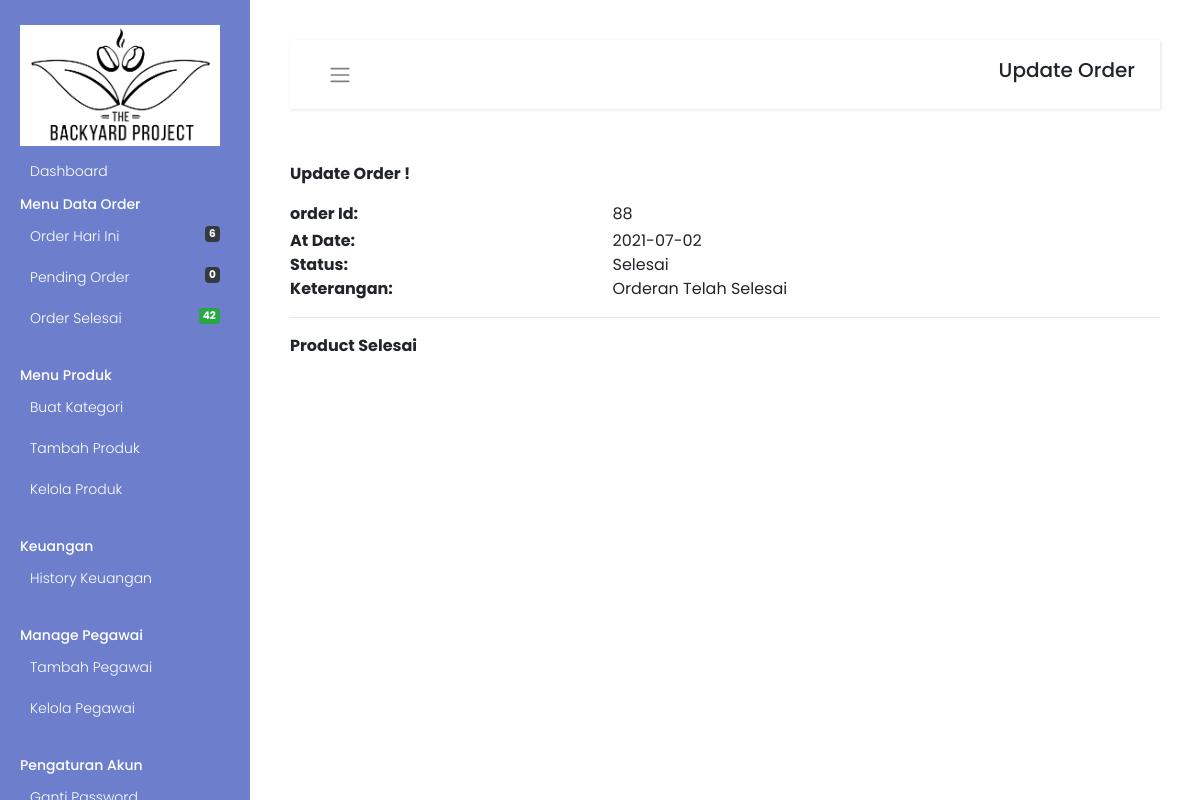
The app's page /admin/updateorder.php?oid=88 (signed in) with its own data.
### tables this page shows
CREATE TABLE `orderhistory` (
  `id` int(11) NOT NULL,
  `orderId` int(11) NOT NULL,
  `status` varchar(255) DEFAULT NULL,
  `keterangan` varchar(255) DEFAULT NULL,
  `postingDate` date NOT NULL DEFAULT current_timestamp(),
  `totalBelanja` int(11) NOT NULL
);

### admin/updateorder.php (the view, shortened to what this page needs)
<?php
include_once 'include/config.php';
if (strlen($_SESSION['alogin']) == 0) {
    header('location:index.php');
} else {
    $oid = intval($_GET['oid']);
?>
    <?php include 'head.php' ?>
    <?php include 'sidebar.php' ?>
    <div id="content">
        <nav class="navbar navbar-expand-lg navbar-light bg-white">
            <div class="container-fluid">
                <button type="button" id="sidebarCollapse" class="btn btn-link">
                    <i class="navbar-toggler-icon"></i>
                </button>
                <h5>Update Order</h5>
            </div>
        </nav>
        <form name="updateticket" id="updateticket" method="post">
            <table width="100%" border="0" cellspacing="0" cellpadding="0">
                <tr height="50">
                    <td colspan="2" class="fontkink2" style="padding-left:0px;">
                        <div class="fontpink2"> <b>Update Order !</b></div>
                    </td>
                </tr>
                <tr height="30">
                    <td class="fontkink1"><b>order Id:</b></td>
                    <td class="fontkink"><?php echo $oid; ?></td>
                </tr>
                <?php
                $ret = mysqli_query($con, "SELECT * FROM orderhistory WHERE orderId='$oid'");
                while ($row = mysqli_fetch_array($ret)) {
                ?>
                    <tr height="20">
                        <td class="fontkink1"><b>At Date:</b></td>
                        <td class="fontkink"><?php echo $row['postingDate']; ?></td>
                    </tr>
                    <tr height="20">
                        <td class="fontkink1"><b>Status:</b></td>
                        <td class="fontkink"><?php echo $row['status']; ?></td>
                    </tr>
                    <tr height="20">
                        <td class="fontkink1"><b>Keterangan:</b></td>
                        <td class="fontkink"><?php echo $row['keterangan']; ?></td>
                    </tr>
                    <tr>
                        <td colspan="2">
                            <hr />
                        </td>
                    </tr>
                <?php } ?>
                <?php
                $st = 'Selesai';
                $rt = mysqli_query($con, "SELECT * FROM orders WHERE id='$oid'");
                while ($num = mysqli_fetch_array($rt)) {
                    $currrentSt = $num['orderStatus'];
                }
                if ($st == $currrentSt) { ?>
                    <tr>
                        <td colspan="2"><b>
                                Product Selesai </b></td>
                <?php } ?>
            </table>
        </form>
    </div>
    </body>
    </html>
<?php } ?>

### assets/css/custom-sidebar.css (style rules this page uses)
* { font-family: "Poppins", sans-serif; }
.wrapper .navbar { padding: 15px 10px; background: #fff; border: none; border-radius: 0; margin-bottom: 40px; -webkit-box-shadow: 1px 1px 3px rgba(0, 0, 0, 0.1); box-shadow: 1px 1px 3px rgba(0, 0, 0, 0.1); }
.wrapper #content { width: calc(100% - 250px); padding: 40px; min-height: 100vh; -webkit-transition: all 0.3s; transition: all 0.3s; position: absolute; top: 0; right: 0; }

### records on screen
orderhistory: postingDate "2021-07-02", status "Selesai", keterangan "Orderan Telah Selesai"

### other values on screen
$num_rows1 "6"
$num "0"
$num1 "42"
$oid "88"
